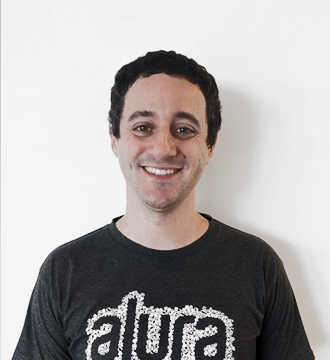
#> input picture GUI.jpg, 330 x 360 px
$ jupyter execute 03-Filtros.ipynb   (shell and % lines are left out)
#> lines starting #> are read from the running program, lines starting #| are printed output that depends on the picture
# Filtros Convolucionais

Retomando o que já aprendemos
* **Kernels** são filtros convolucionais. Na prática são arrays n-dimensionais que são operados com o dado através da convolução.
* Os **pesos do kernel**, ou seja, os elementos do array, carregam o padrão que será procurado no dado original.

Esses filtros podem ser manualmente projetados se já sabemos o padrão que queremos procurar, ou o mapa de ativação desejado. A seguir vamos conhecer alguns kernels convolucionais e a intuição por trás do padrão que eles projetam.

[cell 1]
# Importa a interface de plotagem do Matplotlib, usada para criar gráficos e imagens.
import matplotlib.pyplot as plt

# Importa do scikit-image a função de I/O para carregar/salvar imagens.
from skimage import io

# Traz a função de convolução da SciPy para aplicar kernels/filtros em sinais ou imagens.
from scipy.signal import convolve

# Importa o NumPy para operações numéricas e manipulação de arrays.
import numpy as np

# (Jupyter) Garante que as figuras do Matplotlib sejam renderizadas dentro da célula do notebook.

Na célula a seguir temos novamente a função utilizada na impressão dos resultados.

[cell 2]
# Define a função 'show' que exibe lado a lado: a imagem original, o kernel e o mapa de ativação, com anotações no kernel.
def show(img, kernel, resultado, titulo):

  # Cria uma figura com 1 linha e 3 colunas de subplots, tamanho total 15×5.
  fig, axs = plt.subplots(1, 3, figsize=(15, 5))

  # Agrupa os dados a serem plotados na ordem: imagem, kernel e resultado (mapa de ativação).
  plot = [img, kernel, resultado]

  # Define os títulos de cada painel, usando 'titulo' para nomear o kernel mostrado.
  titulos = ['Imagem', titulo, 'Mapa de Ativação']

  # Para cada eixo (subplot), desenha o respectivo conteúdo em escala de cinza e limpa ticks/define título.
  for k, ax in enumerate(axs):
    ax.imshow(plot[k], cmap='gray')
    ax.set_yticks([])
    ax.set_xticks([])
    ax.set_title(titulos[k])

  # Sobrepõe os valores numéricos de cada célula do kernel no painel central (axs[1]).
  for i, line in enumerate(kernel):
    for j, col in enumerate(line):
      axs[1].text(j, i, '{:.2f}'.format(col), fontsize=12, color='red', ha='center', va='center')

Como dado de entrada usaremos a imagem de um dos instrutores da Alura, o Guilherme Silveira.

[cell 3]
# !wget https://s3.us-east-1.amazonaws.com/jarvis-caelum/GUI.jpg

[cell 4]
# Lê a imagem 'GUI.jpg' do disco como um array NumPy (formato típico H×W×C).
img = io.imread('GUI.jpg')
#> img is the input picture: shape (360, 330, 3); mean R, G, B 174.2, 170.3, 169.2

# Seleciona apenas o primeiro canal da imagem (conversão simples para 1 canal).
img = img[:,:,0]
#> img: shape (360, 330)

# Exibe a imagem em escala de cinza usando o Matplotlib.
plt.imshow(img, cmap='gray')
plt.show()

## Filtro da Média

Ao aplicar este filtro a uma imagem, o mapa de ativação resultante será uma versão suavizada da imagem original (mais "borrada", menos nítida). Este efeito é alcançado explorando a operação de convolução para **tirar a média dos pixels** de subregiões da imagem.

Os pesos desse kernel são definidos para replicar a operação da média, ou seja, para um filtro $3 \times 3$ com 9 pesos, temos que: <br><br>
\begin{equation}
\frac{\sum_{x=1}^{9} p(x)}{9} = \sum_{x=1}^{9} \frac{1}{9} p(x)
\end{equation}

Vamos modelar dois filtros:
* $3 \times 3$, com todos os pesos iguais a $\frac{1}{3^2}$

* $9 \times 9$, com todos os pesos iguais a $\frac{1}{9^2}$

[cell 5]
# Seção: filtro de média (mean filter) para suavização da imagem.
##### MEAN

# Referência teórica do filtro de média (explicação e exemplos).
# reference https://homepages.inf.ed.ac.uk/rbf/HIPR2/mean.htm

# Cria um kernel 9×9 inicializado com zeros (matriz para filtragem espacial).
kernel_media = np.zeros((9,9))

# Preenche todo o kernel com 1/(9²)=1/81, tornando-o um kernel de média uniforme.
kernel_media[:] = 1.0/(9**2)

# Convoluciona a imagem com o kernel de média; mode='valid' evita padding (reduz bordas).
resultado = convolve(img, kernel_media, mode='valid')

# Mostra a imagem original, o kernel anotado e o mapa de ativação (imagem suavizada).
show(img, kernel_media, resultado, 'Kernel Média')

## Sobel

Esse se parece muito com o filtro de bordas que já fizemos na aula passada, com a diferença que os vizinhos diretos do pixel central tem valor absoluto de maior intensidade (na horizontal ou na vertical, a depender da borda desejada).

> Após realizar a convolução, podemos imprimir os **valores absolutos** do mapa de ativação para visualizar as bordas independente do sinal da ativação.

[cell 6]
# Referência sobre o filtro de Sobel (descrição e exemplos).
# reference: https://pt.wikipedia.org/wiki/Filtro_Sobel

# Seção: kernel de Sobel para detectar bordas VERTICAIS (variação no eixo X).
##### SOBEL VERTICAL
# Cria matriz 3×3 inicializada com zeros para montar o kernel vertical.
sobel_v = np.zeros((3,3))
# Define a coluna da esquerda como -1 (sensibiliza transições negativas).
sobel_v[:, 0] = -1
# Define a coluna da direita como +1 (sensibiliza transições positivas).
sobel_v[:, 2] = 1
# Reforça a linha central nos extremos (pesos -2 e +2), formando [[-1,0,1],[-2,0,2],[-1,0,1]].
sobel_v[1, [0, 2]] = [-2, 2]
# (Opcional) Inspeciona o kernel no console.
# print(sobel_v)

# Aplica a convolução 2D sem padding (mode='valid') usando o kernel vertical.
resultado = convolve(img, sobel_v, mode='valid')
#> resultado: shape (358, 328) float64
# Mostra a imagem, o kernel e a magnitude da resposta (|resultado|) para realçar bordas.
show(img, sobel_v, np.abs(resultado), 'Sobel Vertical')


# Seção: kernel de Sobel para detectar bordas HORIZONTAIS (variação no eixo Y).
##### SOBEL HORIZONTAL
# Cria matriz 3×3 para o kernel horizontal.
sobel_h = np.zeros((3,3))
# Define a linha superior como -1 -2 -1 (parte negativa).
sobel_h[0, :] = -1
# Define a linha inferior como +1 +2 +1 (parte positiva).
sobel_h[2, :] = 1
# Ajusta a coluna central nas linhas de topo e base para -2 e +2 respectivamente.
sobel_h[[0, 2], 1] = [-2, 2]
# Exibe o kernel horizontal no console para conferência.
print(sobel_h)

# Convoluciona a imagem com o kernel horizontal (sem padding).
resultado = convolve(img, sobel_h, mode='valid')
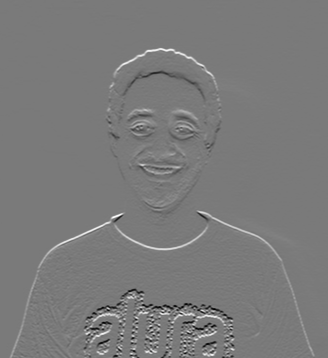
#> resultado: shape (358, 328) float64; min -841, max 911, mean 3.6; drawn with min black and max white
# Exibe a imagem, o kernel e a magnitude da resposta para bordas horizontais.
show(img, sobel_h, np.abs(resultado), 'Sobel Horizontal')
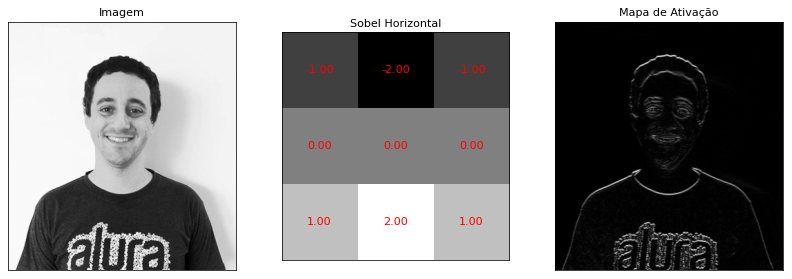
#> figure drawn by matplotlib, 3 panels

## Laplace

Por fim, vamos ver mais um filtro utilizado para detecção de bordas, o Laplace. Diferente do Sobel, este filtro destaca igualmente bordas de diferentes direções.

[cell 7]
# Seção para o operador de Laplace (realça bordas de forma isotrópica).
##### LAPLACE

# Referências sobre o Laplaciano discreto e LoG (Laplacian of Gaussian).
#reference: https://en.wikipedia.org/wiki/Discrete_Laplace_operator | https://homepages.inf.ed.ac.uk/rbf/HIPR2/log.htm

# Cria um kernel 3×3 preenchido com -1 (base para o Laplaciano 8-conectado).
laplace = np.ones((3,3)) * -1

# Define o elemento central como 8 (soma dos coeficientes = 0), obtendo:
# [-1 -1 -1; -1 8 -1; -1 -1 -1]
laplace[1,1] = 8

# Imprime o kernel para conferência.
print(laplace)

# Convoluciona a imagem em escala de cinza com o kernel Laplaciano (sem padding).
resultado = convolve(img, laplace, mode='valid')
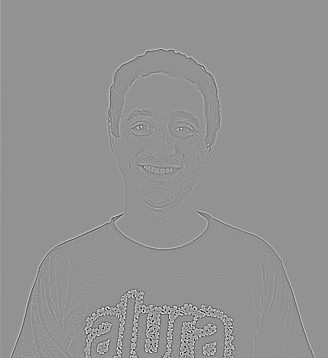
#> resultado: shape (358, 328) float64; min -1347, max 995, mean 0.3; drawn with min black and max white

# Exibe imagem, kernel e mapa de ativação.
# OBS: em Python, '--resultado' é igual a 'resultado' (dupla negação).
# Se a intenção for inverter o sinal, use '-resultado'; para magnitude, use 'np.abs(resultado)'.
show(img, laplace, resultado, 'Laplace')
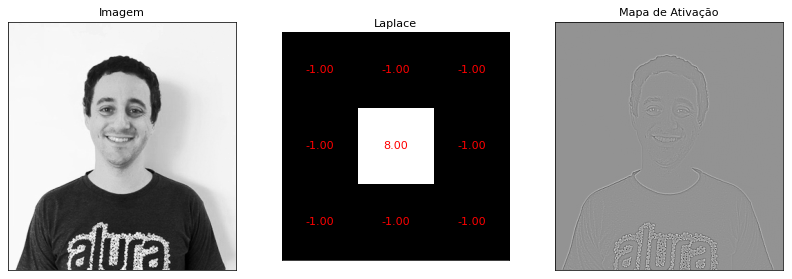
#> figure drawn by matplotlib, 3 panels

# Convolução e Padrões Complexos

Para entender melhor como a convolução funciona como um casamento de padrões, vamos agora definir um filtro convolucional mais complexo, mas capaz de encontrar um casamento perfeito no dado.

Primeiro vamos baixar a imagem que será usada de exemplo:

[cell 8]
# !wget https://www.dropbox.com/s/0nrix9eknyybuqk/image_2007_000032.jpg?dl=0
# !mv image_2007_000032.jpg?dl=0 plane.jpg

Vamos separar um próprio patch da imagem para usar como filtro de convolução. Para facilitar a visualização, selecionamos a região da turbina, localizada nas coordenadas ```[109, 129, 255, 275]```

[cell 9]
# Importa utilitários de formas do Matplotlib; usaremos Rectangle para desenhar a caixa.
import matplotlib.patches as patches

# Lê a imagem 'plane.jpg' do disco como array NumPy.
img = io.imread('plane.jpg')
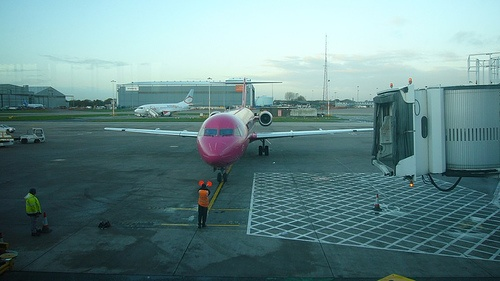
#> input picture plane.jpg, 500 x 281 px
#> img is the input picture: shape (281, 500, 3); mean R, G, B 102, 135.5, 136.9

# Seleciona apenas o primeiro canal (conversão simples para 1 canal, útil para exibir em escala de cinza).
img = img[:,:,0]
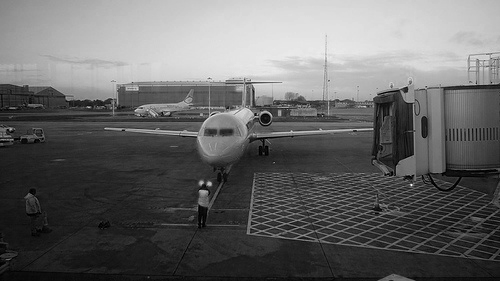
#> img: shape (281, 500); min 0, max 255, mean 102

# Define o retângulo de interesse no formato [y_min, y_max, x_min, x_max].
retangulo = [109, 129, 255, 275]


# Cria figura e eixos onde a imagem e o retângulo serão desenhados.
fig, ax = plt.subplots()

# Mostra a imagem em tons de cinza no eixo.
ax.imshow(img, cmap='gray')

# Adiciona um retângulo sem preenchimento (apenas borda vermelha):
# - Origem (x, y) = (x_min, y_min) => (retangulo[2], retangulo[0])
# - Largura = x_max - x_min
# - Altura  = y_max - y_min
ax.add_patch(patches.Rectangle((retangulo[2], retangulo[0]),
                               (retangulo[3] - retangulo[2]),
                               (retangulo[1] - retangulo[0]), color='red', fill=False))
plt.show()
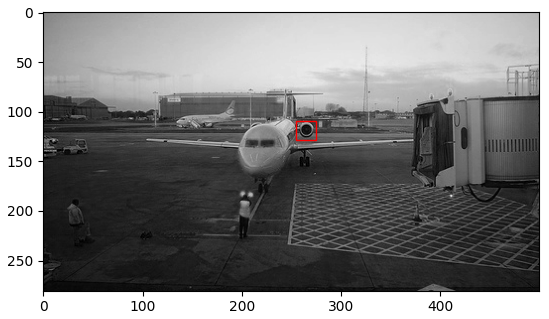
#> figure drawn by matplotlib, 1 panel

Para que o patch possa ser utilizado como filtro de convolução, precisamos:
* Subtrair o patch pelo valor do pixel médio (centralizando a distribuição)
* Inverter o filtro com a função ```flip``` do numpy.

[cell 10]
# Recorta um patch (subimagem) da área definida por [y_min:y_max, x_min:x_max].
patch = img[retangulo[0]:retangulo[1], retangulo[2]:retangulo[3]]

# Centraliza os valores do patch removendo a média (normalização por centragem).
patch = patch - patch.mean()

# Inverte o patch em ambas as dimensões (flip 2D; equivale a uma rotação de 180° para correção da convolução clássica).
patch = np.flip(patch)
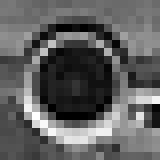
#> patch: shape (20, 20) float64 (shown 8 times larger); min -74.81, max 124.2, mean 0; drawn with min black and max white

# Exibe o patch resultante em escala de cinza.
plt.imshow(patch, cmap='gray')
plt.show()

Vamos ver agora o resultado da convolução.

[cell 11]
# Convoluciona a imagem com o patch (template); mode='same' mantém o mesmo tamanho da imagem (alternativas: 'valid'/'full').
resultado = convolve(img, patch, mode='same')  # ou 'valid'/'full'
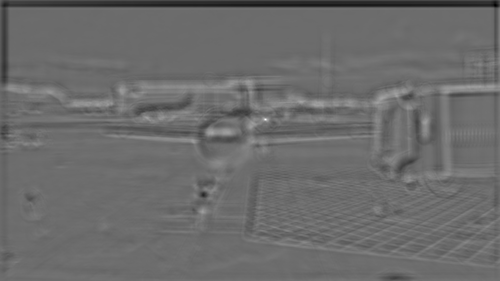
#> resultado: shape (281, 500) float64; min -578594.5, max 775003.6, mean -5724.8; drawn with min black and max white

# Cria figura e eixos para visualizar o mapa de respostas da correlação/convolução.
fig, ax = plt.subplots(figsize=(15, 5))

# Exibe o mapa de ativação (valores altos ≈ maior semelhança com o patch).
ax.imshow(resultado, cmap='gray')

# Desenha o retângulo na posição original de referência (x_min,y_min, largura, altura), sem preenchimento (apenas borda vermelha).
ax.add_patch(patches.Rectangle((retangulo[2], retangulo[0]),
                               (retangulo[3] - retangulo[2]),
                               (retangulo[1] - retangulo[0]), color='red', fill=False))
plt.show()
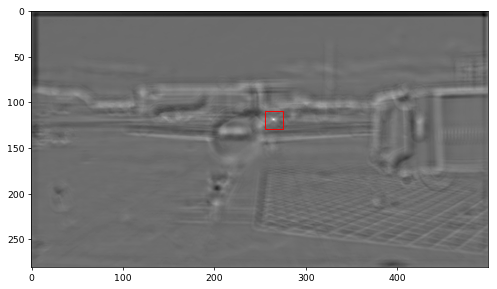
#> figure drawn by matplotlib, 1 panel
